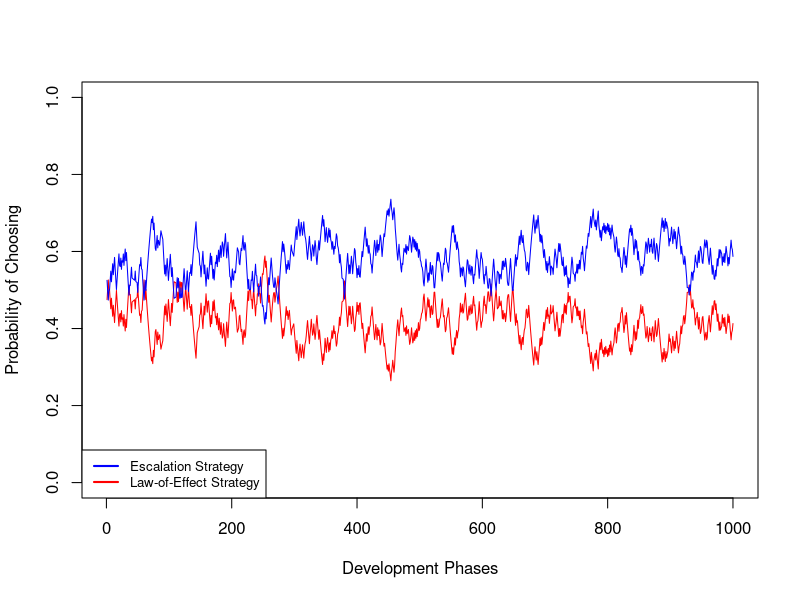

The R source for this figure:


rm(list = ls())
EOC.Strategy.Prob = vector()
EOC.Strategy.ProbRange.Min = vector()
EOC.Strategy.ProbRange.Max = vector()
LOE.Strategy.Prob = vector()
LOE.Strategy.ProbRange.Min = vector()
LOE.Strategy.ProbRange.Max = vector()
Neu.Strategy.Prob = vector()
Neu.Strategy.ProbRange.Min = vector()
Neu.Strategy.ProbRange.Max = vector()
hit = vector()
hitcheck = vector()
draw = vector()
temp = vector()
strategy.choice = vector()
outcome1 = matrix(, nrow = 0, ncol = 7)

#----- defining the range of probability
#EOC.Strategy.ProbRange.Min [1] = 0
#EOC.Strategy.ProbRange.Max [1] = EOC.Strategy.Prob [1]
#LOE.Strategy.ProbRange.Min [1] = EOC.Strategy.ProbRange.Max [1]
#LOE.Strategy.ProbRange.Max [1] = EOC.Strategy.ProbRange.Max [1] + LOE.Strategy.ProbRange.Min [1]
#Neu.Strategy.ProbRange.Min [1] = LOE.Strategy.ProbRange.Max [1]
#Neu.Strategy.ProbRange.Max [1] = LOE.Strategy.ProbRange.Max [1] + Neu.Strategy.Prob [1]

#----- values of all parameters
EOC.Strategy.Prob = .5
LOE.Strategy.Prob = .5
Neu.Strategy.Prob = 1 - EOC.Strategy.Prob  - LOE.Strategy.Prob
#Quota = 10
Hit.Prob = 0.2
alpha = .05

#EOC.Strategy.Function Function
EOC.Strategy.Function = function (Quota,
                                  Hit.Prob,
                                  alpha)
  #,
  #EOC.Strategy.Prob,
  #LOE.Strategy.Prob,
  #Neu.Strategy.Prob)
{
  for (i in 1:Quota) {
    #STep 1, Do the draw
    hit [i] = runif(1, 0, 1)
    hitcheck [i] = 0
    if (hit [i] < Hit.Prob) {
      hitcheck [i] = 1
      break
    }
  }
  
  #Step 2, change the Prob
  if (sum(hitcheck) > 0) {
    adjustment = alpha * (1 / i)
    EOC.Strategy.Prob = (1 - alpha) * EOC.Strategy.Prob + adjustment
  } else
  {
    adjustment = alpha
    EOC.Strategy.Prob = (1 - alpha) * EOC.Strategy.Prob
  }
  
  LOE.Strategy.Prob  = (1 - EOC.Strategy.Prob) * (LOE.Strategy.Prob / (LOE.Strategy.Prob + Neu.Strategy.Prob))
  Neu.Strategy.Prob  = 1 - EOC.Strategy.Prob - LOE.Strategy.Prob
  
  
  newlist = list(
    "hitcheck" = hitcheck,
    "hit" = hit,
    "adjustment" = adjustment,
    "alpha" = alpha,
    "EOC.Strategy.Prob" = EOC.Strategy.Prob,
    "LOE.Strategy.Prob" = LOE.Strategy.Prob,
    "Neu.Strategy.Prob" = Neu.Strategy.Prob
  )
  return(newlist)
}



#LOE.Strategy.Function Function
LOE.Strategy.Function = function (Quota,
                                  Hit.Prob,
                                  alpha) {
  for (i in 1:Quota) {
    #STep 1, Do the draw
    hit [i] = runif(1, 0, 1)
    hitcheck [i] = 1
    if (hit [i] > Hit.Prob) {
      hitcheck [i] = 0
      break
    }
  }
  
  
  #Step 2, change the Prob
  if (sum(hitcheck) > 0) {
    adjustment = alpha * ((sum(hitcheck)) / length(hitcheck))
    LOE.Strategy.Prob = (1 - alpha) * LOE.Strategy.Prob + adjustment
  } else
  {
    adjustment = alpha
    LOE.Strategy.Prob = (1 - alpha) * LOE.Strategy.Prob
  }
  EOC.Strategy.Prob  = (1 - LOE.Strategy.Prob) * (EOC.Strategy.Prob / (EOC.Strategy.Prob + Neu.Strategy.Prob))
  Neu.Strategy.Prob  = 1 - EOC.Strategy.Prob - LOE.Strategy.Prob
  
  newlist = list(
    "hitcheck" = hitcheck,
    "hit" = hit,
    "adjustment" = adjustment,
    "alpha" = alpha,
    "EOC.Strategy.Prob" = EOC.Strategy.Prob,
    "LOE.Strategy.Prob" = LOE.Strategy.Prob,
    "Neu.Strategy.Prob" = Neu.Strategy.Prob
  )
  return(newlist)
  
}


#Neu.Strategy.Function
Neu.Strategy.Function = function (Quota,
                                  Hit.Prob,
                                  alpha) {
  for (i in 1:Quota) {
    #STep 1, Do the draw
    hit [i] = runif(1, 0, 1)
    hitcheck [i] = 1
    if (hit [i] > Hit.Prob) {
      hitcheck [i] = 0
    }
  }
  
  
  #Step 2, change the Prob
  if (sum(hitcheck) > 0) {
    adjustment = alpha * (sum(hitcheck) / length(hitcheck))
    Neu.Strategy.Prob = (1 - alpha) * Neu.Strategy.Prob + adjustment
  } else
  {
    adjustment = alpha
    Neu.Strategy.Prob = (1 - alpha) * Neu.Strategy.Prob
  }
  EOC.Strategy.Prob  = (1 - Neu.Strategy.Prob) * (EOC.Strategy.Prob / (EOC.Strategy.Prob + LOE.Strategy.Prob))
  LOE.Strategy.Prob  = 1 - EOC.Strategy.Prob - Neu.Strategy.Prob
  newlist = list(
    "hitcheck" = hitcheck,
    "hit" = hit,
    "adjustment" = adjustment,
    "alpha" = alpha,
    "EOC.Strategy.Prob" = EOC.Strategy.Prob,
    "LOE.Strategy.Prob" = LOE.Strategy.Prob,
    "Neu.Strategy.Prob" = Neu.Strategy.Prob
  )
  return(newlist)
  
}

for (ii in 1:1000) {
  EOC.Strategy.ProbRange.Min = 0
  EOC.Strategy.ProbRange.Max = EOC.Strategy.Prob 
  LOE.Strategy.ProbRange.Min = EOC.Strategy.ProbRange.Max 
  LOE.Strategy.ProbRange.Max = EOC.Strategy.ProbRange.Max + LOE.Strategy.ProbRange.Min
  Neu.Strategy.ProbRange.Min = LOE.Strategy.ProbRange.Max 
  Neu.Strategy.ProbRange.Max = LOE.Strategy.ProbRange.Max + Neu.Strategy.Prob
  if(ii < 250) {Quota = 2}
  if(ii > 250 & ii < 500 ) {Quota = 10}
  if(ii > 500 & ii < 750 ) {Quota = 7}
  if(ii > 750) {Quota = 10}
  
  draw = runif(1, 0, 1)
  if (draw < EOC.Strategy.ProbRange.Max ) {
    strategy.choice [ii] = 1}
  #if (LOE.Strategy.ProbRange.Max  > draw & draw > LOE.Strategy.ProbRange.Min ) 
  else {strategy.choice [ii] = 2}
  #if (draw > LOE.Strategy.ProbRange.Max) {
   # strategy.choice [ii] = 3}
  if (strategy.choice[ii] == 1) {
    outcome = EOC.Strategy.Function(Quota,
                                    Hit.Prob,
                                    alpha)
  }
  if (strategy.choice[ii] == 2)
  {
    outcome = LOE.Strategy.Function(Quota,
                                    Hit.Prob,
                                    alpha)
  }
  if (strategy.choice[ii] == 3)
  {
    outcome = Neu.Strategy.Function(Quota,
                                    Hit.Prob,
                                    alpha)
  }
  
  EOC.Strategy.Prob = outcome$EOC.Strategy.Prob
  LOE.Strategy.Prob = outcome$LOE.Strategy.Prob
  Neu.Strategy.Prob = outcome$Neu.Strategy.Prob
  outcome1 = rbind(outcome1, t(outcome))
  }
outcome1 = cbind(outcome1, strategy.choice)

kk = outcome1[,5]
yy = outcome1[,6]
kk = unlist(kk)
yy = unlist(yy)

plot(yy, type="l", col="red", ylim=c(0,1), xlab = "Development Phases", ylab = "Probability of Choosing")
lines(kk, type="l", col="blue")
legend(x = "bottomleft",          # Position
      legend = c("Escalation Strategy", "Law-of-Effect Strategy"),  # Legend texts
      lty = c(1, 1),      # Line types
      col = c("blue", "red"),           # Line colors
      cex = 0.8,
      lwd = 2)  


